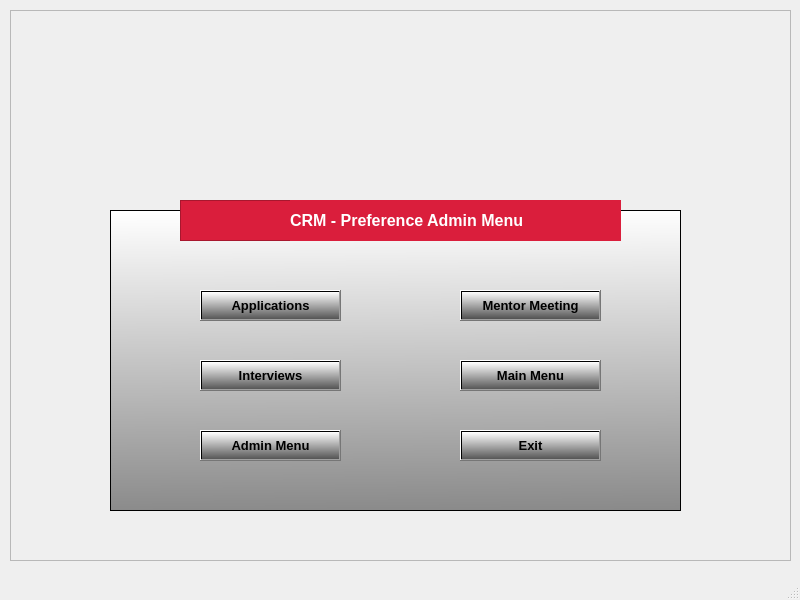
<?xml version="1.0" encoding="UTF-8"?>
<ui version="4.0">
 <class>MainWindow</class>
 <widget class="QMainWindow" name="MainWindow">
  <property name="geometry">
   <rect>
    <x>0</x>
    <y>0</y>
    <width>800</width>
    <height>600</height>
   </rect>
  </property>
  <property name="sizePolicy">
   <sizepolicy hsizetype="Fixed" vsizetype="Fixed">
    <horstretch>0</horstretch>
    <verstretch>0</verstretch>
   </sizepolicy>
  </property>
  <property name="minimumSize">
   <size>
    <width>800</width>
    <height>600</height>
   </size>
  </property>
  <property name="maximumSize">
   <size>
    <width>800</width>
    <height>600</height>
   </size>
  </property>
  <property name="windowTitle">
   <string>MainWindow</string>
  </property>
  <widget class="QWidget" name="centralwidget">
   <widget class="QFrame" name="frame">
    <property name="geometry">
     <rect>
      <x>10</x>
      <y>10</y>
      <width>781</width>
      <height>551</height>
     </rect>
    </property>
    <property name="sizePolicy">
     <sizepolicy hsizetype="Preferred" vsizetype="Preferred">
      <horstretch>0</horstretch>
      <verstretch>0</verstretch>
     </sizepolicy>
    </property>
    <property name="maximumSize">
     <size>
      <width>800</width>
      <height>600</height>
     </size>
    </property>
    <property name="autoFillBackground">
     <bool>true</bool>
    </property>
    <property name="frameShape">
     <enum>QFrame::StyledPanel</enum>
    </property>
    <property name="frameShadow">
     <enum>QFrame::Raised</enum>
    </property>
    <widget class="QLabel" name="label">
     <property name="geometry">
      <rect>
       <x>166</x>
       <y>30</y>
       <width>391</width>
       <height>91</height>
      </rect>
     </property>
     <property name="maximumSize">
      <size>
       <width>800</width>
       <height>700</height>
      </size>
     </property>
     <property name="text">
      <string/>
     </property>
     <property name="pixmap">
      <pixmap>img/logo.png</pixmap>
     </property>
     <property name="scaledContents">
      <bool>true</bool>
     </property>
    </widget>
    <widget class="QFrame" name="frame_2">
     <property name="geometry">
      <rect>
       <x>100</x>
       <y>200</y>
       <width>571</width>
       <height>301</height>
      </rect>
     </property>
     <property name="maximumSize">
      <size>
       <width>800</width>
       <height>700</height>
      </size>
     </property>
     <property name="autoFillBackground">
      <bool>false</bool>
     </property>
     <property name="styleSheet">
      <string notr="true">background-color: qlineargradient(spread:pad, x1:0.511364, y1:1, x2:0.500227, y2:0, stop:0 rgba(138, 138, 138, 255), stop:1 rgba(255, 255, 255, 255));</string>
     </property>
     <property name="frameShape">
      <enum>QFrame::StyledPanel</enum>
     </property>
     <property name="frameShadow">
      <enum>QFrame::Raised</enum>
     </property>
     <widget class="QPushButton" name="pushButton">
      <property name="geometry">
       <rect>
        <x>90</x>
        <y>80</y>
        <width>141</width>
        <height>31</height>
       </rect>
      </property>
      <property name="maximumSize">
       <size>
        <width>800</width>
        <height>700</height>
       </size>
      </property>
      <property name="font">
       <font>
        <family>Arial</family>
        <pointsize>10</pointsize>
        <weight>75</weight>
        <bold>true</bold>
       </font>
      </property>
      <property name="styleSheet">
       <string notr="true">background-color: rgb(182, 182, 182);
background-color: qlineargradient(spread:pad, x1:0.511364, y1:1, x2:0.489, y2:0, stop:0 rgba(86, 86, 86, 255), stop:1 rgba(255, 255, 255, 255));
background-color: qlineargradient(spread:pad, x1:0.511364, y1:1, x2:0.489, y2:0, stop:0 rgba(86, 86, 86, 255), stop:1 rgba(255, 255, 255, 255));
color: rgb(0, 0, 0)</string>
      </property>
      <property name="text">
       <string>Applications</string>
      </property>
     </widget>
     <widget class="QPushButton" name="pushButton_2">
      <property name="geometry">
       <rect>
        <x>90</x>
        <y>150</y>
        <width>141</width>
        <height>31</height>
       </rect>
      </property>
      <property name="maximumSize">
       <size>
        <width>800</width>
        <height>700</height>
       </size>
      </property>
      <property name="font">
       <font>
        <family>Arial</family>
        <pointsize>10</pointsize>
        <weight>75</weight>
        <bold>true</bold>
       </font>
      </property>
      <property name="styleSheet">
       <string notr="true">background-color: rgb(182, 182, 182);
background-color: qlineargradient(spread:pad, x1:0.511364, y1:1, x2:0.489, y2:0, stop:0 rgba(86, 86, 86, 255), stop:1 rgba(255, 255, 255, 255));
color: rgb(0, 0, 0)</string>
      </property>
      <property name="text">
       <string>Interviews</string>
      </property>
     </widget>
     <widget class="QPushButton" name="pushButton_3">
      <property name="geometry">
       <rect>
        <x>350</x>
        <y>80</y>
        <width>141</width>
        <height>31</height>
       </rect>
      </property>
      <property name="maximumSize">
       <size>
        <width>800</width>
        <height>700</height>
       </size>
      </property>
      <property name="font">
       <font>
        <family>Arial</family>
        <pointsize>10</pointsize>
        <weight>75</weight>
        <bold>true</bold>
       </font>
      </property>
      <property name="styleSheet">
       <string notr="true">background-color: rgb(182, 182, 182);
background-color: qlineargradient(spread:pad, x1:0.511364, y1:1, x2:0.489, y2:0, stop:0 rgba(86, 86, 86, 255), stop:1 rgba(255, 255, 255, 255));
background-color: qlineargradient(spread:pad, x1:0.511364, y1:1, x2:0.54, y2:0, stop:0 rgba(82, 82, 82, 255), stop:1 rgba(255, 255, 255, 255));
color: rgb(0, 0, 0)</string>
      </property>
      <property name="text">
       <string>Mentor Meeting</string>
      </property>
     </widget>
     <widget class="QPushButton" name="pushButton_4">
      <property name="geometry">
       <rect>
        <x>350</x>
        <y>220</y>
        <width>141</width>
        <height>31</height>
       </rect>
      </property>
      <property name="maximumSize">
       <size>
        <width>800</width>
        <height>700</height>
       </size>
      </property>
      <property name="font">
       <font>
        <family>Arial</family>
        <pointsize>10</pointsize>
        <weight>75</weight>
        <bold>true</bold>
       </font>
      </property>
      <property name="styleSheet">
       <string notr="true">background-color: rgb(182, 182, 182);
background-color: qlineargradient(spread:pad, x1:0.511364, y1:1, x2:0.489, y2:0, stop:0 rgba(86, 86, 86, 255), stop:1 rgba(255, 255, 255, 255));
color:rgb(0, 0, 0)</string>
      </property>
      <property name="text">
       <string>Exit</string>
      </property>
     </widget>
     <widget class="QPushButton" name="pushButton_5">
      <property name="geometry">
       <rect>
        <x>350</x>
        <y>150</y>
        <width>141</width>
        <height>31</height>
       </rect>
      </property>
      <property name="font">
       <font>
        <family>Arial</family>
        <pointsize>10</pointsize>
        <weight>75</weight>
        <bold>true</bold>
       </font>
      </property>
      <property name="styleSheet">
       <string notr="true">background-color: rgb(182, 182, 182);
background-color: qlineargradient(spread:pad, x1:0.511364, y1:1, x2:0.489, y2:0, stop:0 rgba(86, 86, 86, 255), stop:1 rgba(255, 255, 255, 255));
color:rgb(0, 0, 0)</string>
      </property>
      <property name="text">
       <string>Main Menu</string>
      </property>
     </widget>
     <widget class="QPushButton" name="pushButton_6">
      <property name="geometry">
       <rect>
        <x>90</x>
        <y>220</y>
        <width>141</width>
        <height>31</height>
       </rect>
      </property>
      <property name="maximumSize">
       <size>
        <width>800</width>
        <height>700</height>
       </size>
      </property>
      <property name="font">
       <font>
        <family>Arial</family>
        <pointsize>10</pointsize>
        <weight>75</weight>
        <bold>true</bold>
       </font>
      </property>
      <property name="styleSheet">
       <string notr="true">background-color: rgb(182, 182, 182);
background-color: qlineargradient(spread:pad, x1:0.511364, y1:1, x2:0.489, y2:0, stop:0 rgba(86, 86, 86, 255), stop:1 rgba(255, 255, 255, 255));
color:rgb(0, 0, 0)
</string>
      </property>
      <property name="text">
       <string>Admin Menu</string>
      </property>
     </widget>
    </widget>
    <widget class="QFrame" name="frame_3">
     <property name="geometry">
      <rect>
       <x>170</x>
       <y>190</y>
       <width>441</width>
       <height>41</height>
      </rect>
     </property>
     <property name="maximumSize">
      <size>
       <width>800</width>
       <height>700</height>
      </size>
     </property>
     <property name="autoFillBackground">
      <bool>false</bool>
     </property>
     <property name="styleSheet">
      <string notr="true">background-color: rgb(218, 30, 60);</string>
     </property>
     <property name="frameShape">
      <enum>QFrame::StyledPanel</enum>
     </property>
     <property name="frameShadow">
      <enum>QFrame::Raised</enum>
     </property>
     <widget class="QLabel" name="label_2">
      <property name="geometry">
       <rect>
        <x>110</x>
        <y>-10</y>
        <width>351</width>
        <height>61</height>
       </rect>
      </property>
      <property name="maximumSize">
       <size>
        <width>800</width>
        <height>700</height>
       </size>
      </property>
      <property name="font">
       <font>
        <family>Arial</family>
        <pointsize>12</pointsize>
        <weight>75</weight>
        <bold>true</bold>
       </font>
      </property>
      <property name="text">
       <string>&lt;html&gt;&lt;head/&gt;&lt;body&gt;&lt;p&gt;&lt;span style=&quot; color:#ffffff;&quot;&gt;CRM - Preference Admin Menu&lt;/span&gt;&lt;/p&gt;&lt;/body&gt;&lt;/html&gt;</string>
      </property>
      <property name="scaledContents">
       <bool>true</bool>
      </property>
      <property name="wordWrap">
       <bool>false</bool>
      </property>
     </widget>
    </widget>
   </widget>
  </widget>
  <widget class="QStatusBar" name="statusbar"/>
 </widget>
 <resources/>
 <connections/>
</ui>
